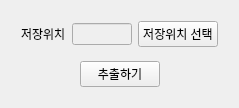
<?xml version="1.0" encoding="UTF-8"?>
<ui version="4.0">
 <class>Sound_extract</class>
 <widget class="QWidget" name="Sound_extract">
  <property name="geometry">
   <rect>
    <x>0</x>
    <y>0</y>
    <width>239</width>
    <height>100</height>
   </rect>
  </property>
  <property name="windowTitle">
   <string>Form</string>
  </property>
  <layout class="QHBoxLayout" name="horizontalLayout_3">
   <item>
    <layout class="QVBoxLayout" name="verticalLayout">
     <property name="leftMargin">
      <number>6</number>
     </property>
     <property name="topMargin">
      <number>6</number>
     </property>
     <property name="rightMargin">
      <number>6</number>
     </property>
     <property name="bottomMargin">
      <number>6</number>
     </property>
     <item>
      <layout class="QHBoxLayout" name="horizontalLayout">
       <property name="leftMargin">
        <number>4</number>
       </property>
       <property name="topMargin">
        <number>4</number>
       </property>
       <property name="rightMargin">
        <number>4</number>
       </property>
       <property name="bottomMargin">
        <number>4</number>
       </property>
       <item>
        <widget class="QLabel" name="label_save_path">
         <property name="text">
          <string>저장위치</string>
         </property>
        </widget>
       </item>
       <item>
        <widget class="QLineEdit" name="lineEdit_save_path">
         <property name="enabled">
          <bool>false</bool>
         </property>
        </widget>
       </item>
       <item>
        <widget class="QPushButton" name="pushButton_save_path_select">
         <property name="text">
          <string>저장위치 선택</string>
         </property>
        </widget>
       </item>
      </layout>
     </item>
     <item>
      <layout class="QHBoxLayout" name="horizontalLayout_2">
       <property name="leftMargin">
        <number>4</number>
       </property>
       <property name="topMargin">
        <number>4</number>
       </property>
       <property name="rightMargin">
        <number>4</number>
       </property>
       <property name="bottomMargin">
        <number>4</number>
       </property>
       <item>
        <spacer name="horizontalSpacer">
         <property name="orientation">
          <enum>Qt::Horizontal</enum>
         </property>
         <property name="sizeHint" stdset="0">
          <size>
           <width>40</width>
           <height>20</height>
          </size>
         </property>
        </spacer>
       </item>
       <item>
        <widget class="QPushButton" name="pushButton">
         <property name="text">
          <string>추출하기</string>
         </property>
        </widget>
       </item>
       <item>
        <spacer name="horizontalSpacer_2">
         <property name="orientation">
          <enum>Qt::Horizontal</enum>
         </property>
         <property name="sizeHint" stdset="0">
          <size>
           <width>40</width>
           <height>20</height>
          </size>
         </property>
        </spacer>
       </item>
      </layout>
     </item>
    </layout>
   </item>
  </layout>
 </widget>
 <resources/>
 <connections/>
</ui>
